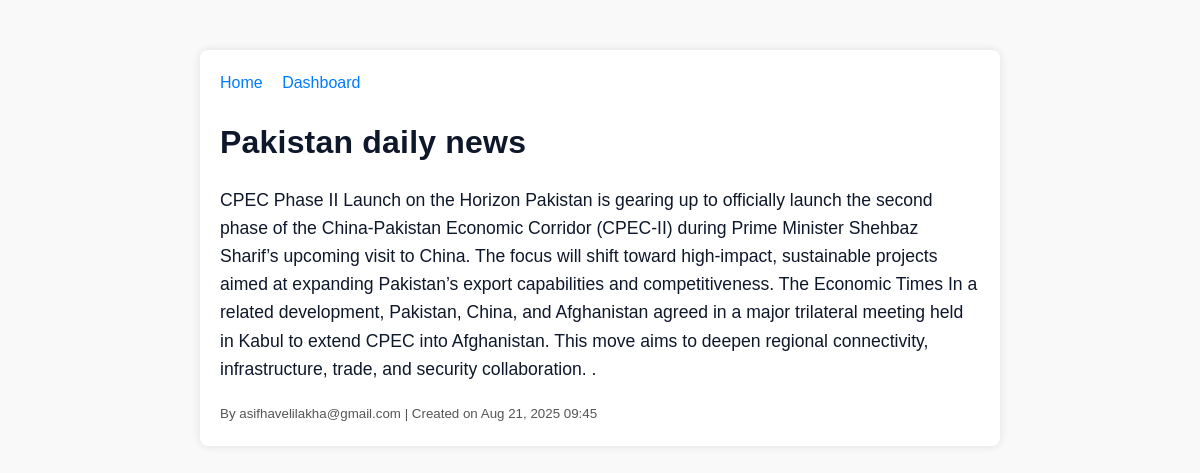
The app's page /post/1 (signed in) with its own data.
### app.py (models this page shows, shortened)
class Post(db.Model):
    id = db.Column(db.Integer, primary_key=True)
    title = db.Column(db.String(160), nullable=False)
    content = db.Column(db.Text, nullable=False)
    created_at = db.Column(db.DateTime, default=datetime.utcnow, nullable=False)
    user_id = db.Column(db.Integer, db.ForeignKey("user.id"), nullable=False)

class User(db.Model, UserMixin):
    id = db.Column(db.Integer, primary_key=True)
    username = db.Column(db.String(60), unique=True, nullable=False)
    email = db.Column(db.String(120), unique=True, nullable=False)
    password_hash = db.Column(db.String(255), nullable=False)
    posts = db.relationship("Post", backref="author", lazy=True, cascade="all,delete")

### app.py (the view)
@app.route("/post/<int:post_id>")
def view_post(post_id):
    post = Post.query.get_or_404(post_id)
    return render_template("view_post.html", post=post)

### app.py (called while the page is built)
@login_manager.user_loader
def load_user(user_id):
    return User.query.get(int(user_id))

### templates/view_post.html (shortened to what this page needs)
<!DOCTYPE html>
<html lang="en">
<head>
    <link rel="stylesheet" href="{{ url_for('static', filename='style.css') }}">
</head>
<body>
    <div class="container">
        <div class="buttons">
            <a href="{{ url_for('index') }}">Home</a>
            {% if current_user.is_authenticated %}
            <a href="{{ url_for('dashboard') }}">Dashboard</a>
            {% endif %}
        </div>
        <h1>{{ post.title }}</h1>
        <p>{{ post.content }}</p>
        <small>
            By {{ post.author.username }} | Created on {{ post.created_at.strftime('%b %d, %Y %H:%M') }}
        </small>
    </div>
</body>
</html>

### static/style.css (style rules this page uses)
:root { --bg: #0b0f19; --bg-alt: #0e1422; --surface: #121a2a; --surface-2: #172135; --text: #e6e8ee; --muted: #9aa4b2; --border: #223049; --brand: #6ee7b7; --brand-ink: #053d32; --ring: #22d3ee; --danger: #ef4444; --warning: #f59e0b; --success: #22c55e; --radius: 14px; --shadow: 0 10px 30px rgba(0, 0, 0, .35), inset 0 1px 0 rgba(255, 255, 255, .02); }
@media (prefers-color-scheme: light) { :root { --bg: #f6f7fb; --bg-alt: #eef1f7; --surface: #ffffff; --surface-2: #f9fafb; --text: #0f172a; --muted: #6b7280; --border: #e5e7eb; --brand: #0ea5e9; --brand-ink: #ffffff; --ring: #06b6d4; --danger: #dc2626; } }
* { box-sizing: border-box; }
html, body { height: 100%; }
html { scroll-behavior: smooth; }
body { margin: 0; font-family: ui-sans-serif, system-ui, -apple-system, Segoe UI, Roboto, "Helvetica Neue", Arial, "Noto Sans", "Liberation Sans"; color: var(--text); background: radial-gradient(1000px 700px at 10% -10%, rgba(99, 102, 241, .12), transparent 60%), radial-gradient(1000px 700px at 90% -10%, rgba(34, 211, 238, .12), transparent 60%), linear-gradient(180deg, var(--bg-alt), var(--bg)); line-height: 1.6; }
.container { width: min(1100px, 92%); margin: 0 auto; }
h1, h2, h3 { letter-spacing: .2px; }
a { color: var(--brand); }

### templates/view_post.html (style rules this page uses)
body { font-family: Arial, sans-serif; background: #f9f9f9; margin: 0; padding: 0; }
.container { max-width: 800px; margin: 50px auto; background: #fff; padding: 20px; box-shadow: 0 0 10px rgba(0,0,0,0.1); border-radius: 8px; }
h1 { font-size: 2em; margin-bottom: 10px; }
p { line-height: 1.6; font-size: 1.1em; }
small { color: #555; }
a { text-decoration: none; color: #007BFF; margin-right: 15px; }
.buttons { margin-bottom: 20px; }

### records on screen
Post: title "Pakistan daily news", content "CPEC Phase II Launch on the Horizon Pakistan is gearing up to officially launch the second phase of the China-Pakistan Economic Corridor (CPEC-II) during Prime Minister Shehbaz Sharif’s upcoming visit to China. The focus will shift toward high-impact, sustainable projects aimed at expanding Pakistan’s export capabilities and competitiveness. The Economic Times In a related development, Pakistan, China, and Afghanistan agreed in a major trilateral meeting held in Kabul to extend CPEC into Afghanistan. This move aims to deepen regional connectivity, infrastructure, trade, and security collaboration. .", created_at "Aug 21, 2025 09:45"
User: author.username "asifhavelilakha@gmail.com"
